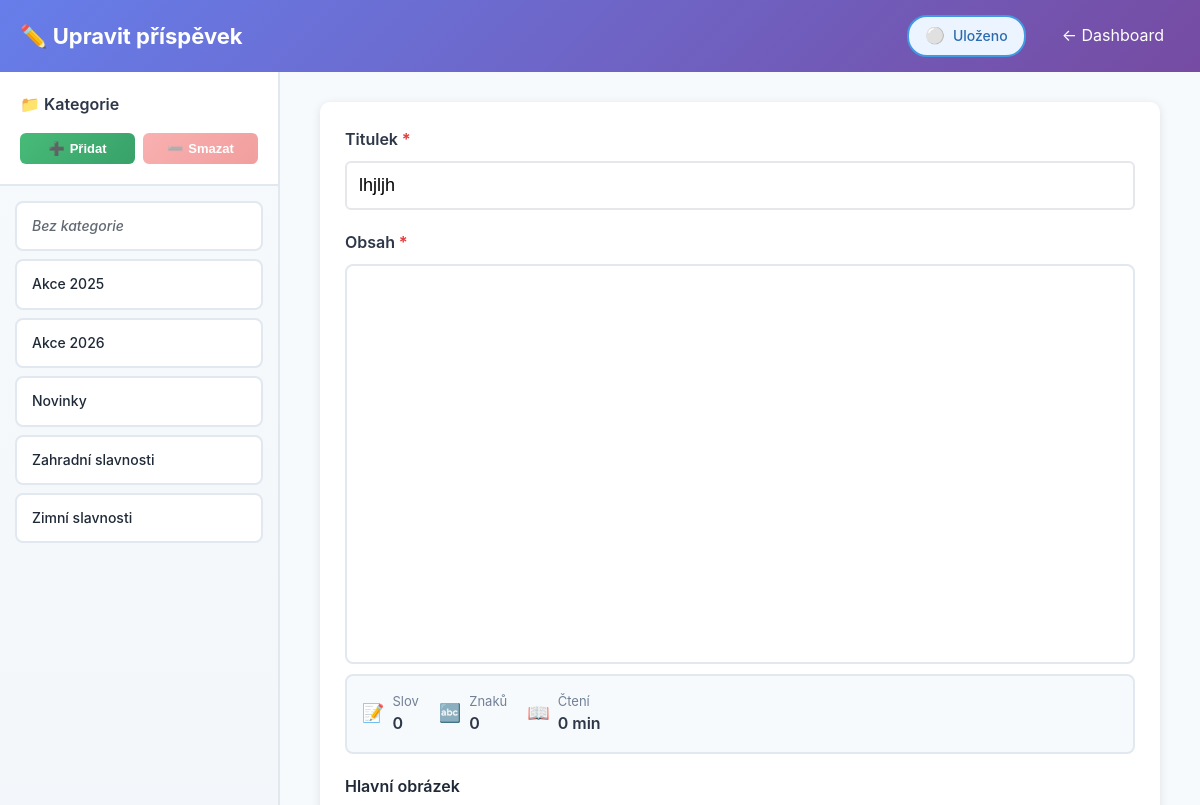
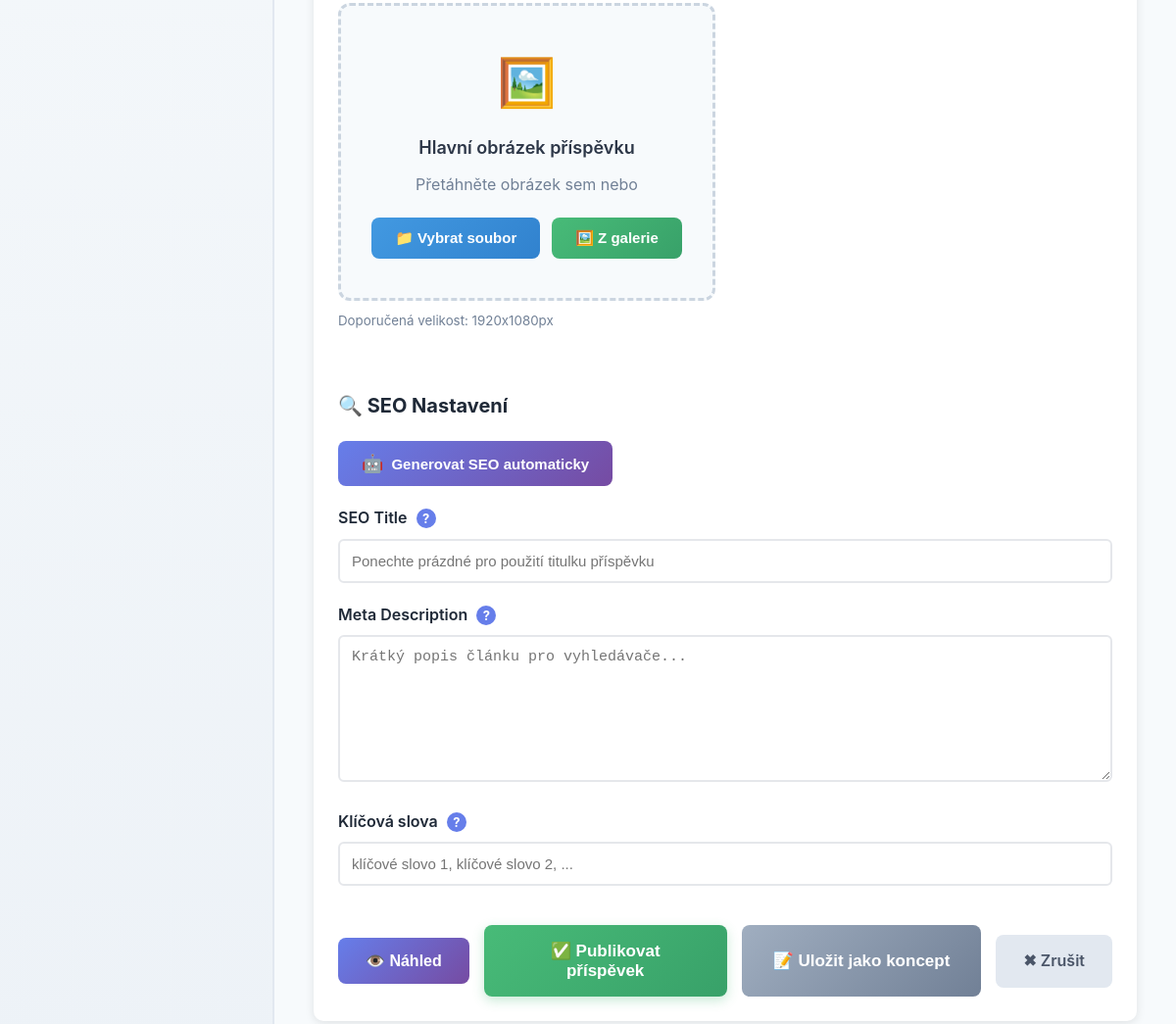
The page /admin/edit_post.php?id=7 (signed in) on the database its author committed (2 pictures, top to bottom).
### tables this page shows
CREATE TABLE `categories` (
  `id` int(11) NOT NULL AUTO_INCREMENT,
  `name` varchar(100) NOT NULL,
  `slug` varchar(100) NOT NULL,
  `description` text,
  `created_at` timestamp NOT NULL DEFAULT CURRENT_TIMESTAMP,
  PRIMARY KEY (`id`),
  UNIQUE KEY `name` (`name`),
  UNIQUE KEY `slug` (`slug`),
  KEY `idx_slug` (`slug`)
);

CREATE TABLE `posts` (
  `id` int(11) NOT NULL AUTO_INCREMENT,
  `title` varchar(255) NOT NULL,
  `slug` varchar(255) NOT NULL,
  `content` longtext NOT NULL,
  `excerpt` text,
  `featured_image` varchar(255) DEFAULT NULL,
  `category_id` int(11) DEFAULT NULL,
  `author_id` int(11) NOT NULL,
  `status` enum('draft','published') DEFAULT 'draft',
  `meta_title` varchar(255) DEFAULT NULL,
  `meta_description` text,
  `meta_keywords` varchar(255) DEFAULT NULL,
  `published_at` timestamp NULL DEFAULT NULL,
  `created_at` timestamp NOT NULL DEFAULT CURRENT_TIMESTAMP,
  `updated_at` timestamp NOT NULL DEFAULT CURRENT_TIMESTAMP ON UPDATE CURRENT_TIMESTAMP,
  `menu_order` int(11) DEFAULT '0',
  `scheduled_at` datetime DEFAULT NULL,
  PRIMARY KEY (`id`),
  UNIQUE KEY `slug` (`slug`),
  KEY `idx_slug` (`slug`),
  KEY `idx_status` (`status`),
  KEY `idx_category` (`category_id`),
  KEY `idx_author` (`author_id`),
  KEY `idx_published` (`published_at`),
  FULLTEXT KEY `idx_search` (`title`,`content`,`excerpt`),
  CONSTRAINT `posts_ibfk_1` FOREIGN KEY (`category_id`) REFERENCES `categories` (`id`) ON DELETE SET NULL,
  CONSTRAINT `posts_ibfk_2` FOREIGN KEY (`author_id`) REFERENCES `users` (`id`) ON DELETE CASCADE
);

### includes/database.class.php (called while the page is built, shortened)
<?php
class Database {
    private $connection;
    private $stmt;
    public function __construct() {
        $dsn = 'mysql:host=' . DB_HOST . ';dbname=' . DB_NAME . ';charset=' . DB_CHARSET;
        $options = [
            PDO::ATTR_ERRMODE => PDO::ERRMODE_EXCEPTION,
            PDO::ATTR_DEFAULT_FETCH_MODE => PDO::FETCH_ASSOC,
            PDO::ATTR_EMULATE_PREPARES => false,
            PDO::MYSQL_ATTR_INIT_COMMAND => "SET NAMES utf8mb4 COLLATE utf8mb4_unicode_ci"
        ];
        try {
            $this->connection = new PDO($dsn, DB_USER, DB_PASS, $options);
        } catch (PDOException $e) {
            $this->error = $e->getMessage();
            $this->logError('Database Connection', $e->getMessage());
            die('Chyba připojení k databázi. Zkontrolujte konfiguraci.');
        }
    }
    public function query($sql) {
    try {
        $this->stmt = $this->connection->prepare($sql);
        return $this;
    } catch (PDOException $e) {
        $this->logError('Query Prepare', $e->getMessage());
        $this->stmt = null;
        return $this;
    }
}
    public function bind($param, $value, $type = null) {
        if (is_null($type)) {
            switch (true) {
                default:
                    $type = PDO::PARAM_STR;
            }
        }
        $this->stmt->bindValue($param, $value, $type);
        return $this;
    }
    public function execute() {
        try {
            return $this->stmt->execute();
        } catch (PDOException $e) {
            $this->logError('Query Execute', $e->getMessage());
            return false;
        }
    }
    public function fetchAll() {
    $this->execute();
    return $this->stmt->fetchAll();
    }
    public function fetch() {
        $this->execute();
        return $this->stmt->fetch();
    }
}
?>

### config.php (called while the page is built, shortened)
<?php
require_once INCLUDES_PATH . 'database.class.php';
require_once INCLUDES_PATH . 'post.class.php';
require_once INCLUDES_PATH . 'category.class.php';
require_once INCLUDES_PATH . 'security.class.php';
$db = new Database();
require_once INCLUDES_PATH . 'helpers.php';
?>

### includes/category.class.php (called while the page is built, shortened)
<?php
class Category {
    private $db;
    public function __construct() {
        global $db;
        $this->db = $db;
    }
    public function getAll() {
        $this->db->query("SELECT * FROM categories ORDER BY name ASC");
        return $this->db->fetchAll();
    }
}
?>

### includes/helpers.php (called while the page is built, shortened)
<?php
function e($text) {
    if ($text === null || $text === '') {
        return '';
    }
    return htmlspecialchars($text, ENT_QUOTES, 'UTF-8');
}
function post($key, $default = '') {
    return $_POST[$key] ?? $default;
}
function get($key, $default = null) {
    return $_GET[$key] ?? $default;
}
?>

### includes/post.class.php (called while the page is built, shortened)
<?php
class Post {
    private $db;
    public function __construct() {
        global $db;
        $this->db = $db;
    }
    public function getById($id) {
        $this->db->query(
            "SELECT p.*, c.name as category_name, c.slug as category_slug,
                    u.username as author_name, u.email as author_email
             FROM posts p
             LEFT JOIN categories c ON p.category_id = c.id
             LEFT JOIN users u ON p.author_id = u.id
             WHERE p.id = :id"
        );
        $this->db->bind(':id', $id);
        return $this->db->fetch();
    }
}
?>

### admin/edit_post.php (the view, shortened to what this page needs)
<?php
require_once '../config.php';
$post = new Post();
$category = new Category();
$id = get('id');
$postData = $post->getById($id);
$categories = $category->getAll();
?>
<!DOCTYPE html>
<html lang="cs">
<head>
    <link rel="stylesheet" href="<?= ASSETS_URL ?>css/admin.css">
    <link href="https://cdn.quilljs.com/1.3.6/quill.snow.css" rel="stylesheet">
</head>
<body>
    <header class="admin-header">
        <div class="header-content">
            <h1>✏️ Upravit příspěvek</h1>
            <nav class="header-nav">
                <div class="autosave-permanent" id="autosavePermanent">
                    <span class="save-icon">⚪</span>
                    <span class="save-text">Uloženo</span>
                </div>
                <a href="dashboard.php" class="header-link">← Dashboard</a>
            </nav>
        </div>
    </header>
    <div class="main-wrapper">
        <div class="categories-sidebar">
            <div class="categories-header">
                <h3>📁 Kategorie</h3>
                <div class="category-actions">
                    <button class="category-btn category-btn-add" onclick="openAddCategoryModal()">
                        <span>➕</span> Přidat
                    </button>
                    <button class="category-btn category-btn-delete" id="deleteCategoryBtn" onclick="openDeleteCategoryModal()" disabled>
                        <span>➖</span> Smazat
                    </button>
                </div>
            </div>
            <div class="categories-list">
                <div class="category-item" data-id="" onclick="selectCategory('')">
                    <div class="category-name category-none">Bez kategorie</div>
                </div>
                <?php foreach ($categories as $cat): ?>
                <div class="category-item" data-id="<?= $cat['id'] ?>" onclick="selectCategory(<?= $cat['id'] ?>)">
                    <div class="category-name"><?= e($cat['name']) ?></div>
                </div>
                <?php endforeach; ?>
            </div>
        </div>
        <div class="main-content">
            <div class="content-inner">
                <div class="card">
                    <form method="POST" enctype="multipart/form-data" id="postForm">
                        <div class="form-group required-field">
                            <label>Titulek</label>
                            <input type="text" name="title" required value="<?= e($postData['title']) ?>" style="font-size: 18px; padding: 12px;">
                        </div>
                        <div class="form-group required-field">
                            <label>Obsah</label>
                            <div id="editor" style="height: 400px; border-radius: 8px;"></div>
                            <div class="word-counter">
                                <div class="counter-item">
                                    <span class="counter-icon">📝</span>
                                    <div>
                                        <div class="counter-label">Slov</div>
                                        <div class="counter-value" id="wordCount">0</div>
                                    </div>
                                </div>
                                <div class="counter-item">
                                    <span class="counter-icon">🔤</span>
                                    <div>
                                        <div class="counter-label">Znaků</div>
                                        <div class="counter-value" id="charCount">0</div>
                                    </div>
                                </div>
                                <div class="counter-item">
                                    <span class="counter-icon">📖</span>
                                    <div>
                                        <div class="counter-label">Čtení</div>
                                        <div class="counter-value" id="readTime">0 min</div>
                                    </div>
                                </div>
                            </div>
                        </div>
                        <div class="form-row">
                            <div class="form-group">
                                <label>Hlavní obrázek</label>
                                <div class="upload-zone" id="featuredDropZone">
                                    <div class="upload-zone-content" id="uploadZoneContent" style="<?= $postData['featured_image'] ? 'display: none;' : '' ?>">
                                        <div class="upload-zone-icon">🖼️</div>
                                        <div class="upload-zone-title">Hlavní obrázek příspěvku</div>
                                        <div class="upload-zone-text">Přetáhněte obrázek sem nebo</div>
                                        <div class="upload-zone-buttons">
                                            <button type="button" class="upload-btn upload-btn-primary" onclick="document.getElementById('featuredImageInput').click()">
                                                📁 Vybrat soubor
                                            </button>
                                            <button type="button" class="upload-btn upload-btn-gallery" onclick="openMediaGallery()">
                                                🖼️ Z galerie
                                            </button>
                                        </div>
                                    </div>
                                </div>
                                <small style="color: #718096; display: block; margin-top: 10px;">Doporučená velikost: 1920x1080px</small>
                            </div>
                        </div>
                        <h3 style="margin: 40px 0 20px; font-size: 20px;">🔍 SEO Nastavení</h3>
                        <button type="button" class="ai-generate-btn" onclick="generateSEO()" id="aiGenerateBtn">
                            <span class="ai-icon">🤖</span>
                            <span>Generovat SEO automaticky</span>
                        </button>
                        <div class="form-group">
                            <label>
                                SEO Title
                                <span class="tooltip-container">
                                    <span class="tooltip-icon">?</span>
                                </span>
                            </label>
                            <input type="text" name="meta_title" value="<?= e(post('meta_title')) ?>"
                                   placeholder="Ponechte prázdné pro použití titulku příspěvku">
                        </div>
                        <div class="form-group">
                            <label>
                                Meta Description
                                <span class="tooltip-container">
                                    <span class="tooltip-icon">?</span>
                                </span>
                            </label>
                            <textarea name="meta_description" rows="3" placeholder="Krátký popis článku pro vyhledávače..."><?= e(post('meta_description')) ?></textarea>
                        </div>
                        <div class="form-group">
                            <label>
                                Klíčová slova
                                <span class="tooltip-container">
                                    <span class="tooltip-icon">?</span>
                                </span>
                            </label>
                            <input type="text" name="meta_keywords" id="metaKeywords" value="<?= e(post('meta_keywords')) ?>"
                                   placeholder="klíčové slovo 1, klíčové slovo 2, ...">
                        </div>
                        <div style="display: flex; gap: 15px; margin-top: 40px; align-items: center;">
                            <button type="button" class="btn" onclick="openPreview()" style="padding: 14px 28px; font-size: 16px; background: linear-gradient(135deg, #667eea 0%, #764ba2 100%); color: white; border: none; border-radius: 8px; cursor: pointer; font-weight: 600; transition: all 0.2s;">
                                👁️ Náhled
                            </button>
                            <div style="flex: 1; display: flex; gap: 15px;">
                                <button type="submit" name="status" value="published" class="btn btn-primary" style="flex: 1; padding: 16px 32px; font-size: 17px; background: linear-gradient(135deg, #48bb78 0%, #38a169 100%); color: white; border: none; border-radius: 8px; cursor: pointer; font-weight: 600; transition: all 0.2s; box-shadow: 0 4px 12px rgba(72, 187, 120, 0.3);">
                                    ✅ Publikovat příspěvek
                                </button>
                                <button type="submit" name="status" value="draft" class="btn" style="padding: 16px 32px; font-size: 17px; background: linear-gradient(135deg, #a0aec0 0%, #718096 100%); color: white; border: none; border-radius: 8px; cursor: pointer; font-weight: 600; transition: all 0.2s;">
                                    📝 Uložit jako koncept
                                </button>
                            </div>
                            <a href="dashboard.php" class="btn btn-secondary" style="padding: 14px 28px; font-size: 16px; background: #e2e8f0; color: #4a5568; border: none; border-radius: 8px; text-decoration: none; font-weight: 600; transition: all 0.2s;">
                                ✖ Zrušit
                            </a>
                        </div>
                    </form>
                </div>
            </div>
        </div>
    </div>
</body>
</html>

### rows shown on the page
categories: name "Akce 2025"
categories: name "Akce 2026"
categories: name "Novinky"
categories: name "Zahradní slavnosti"
categories: name "Zimní slavnosti"
posts: title "lhjljh"
